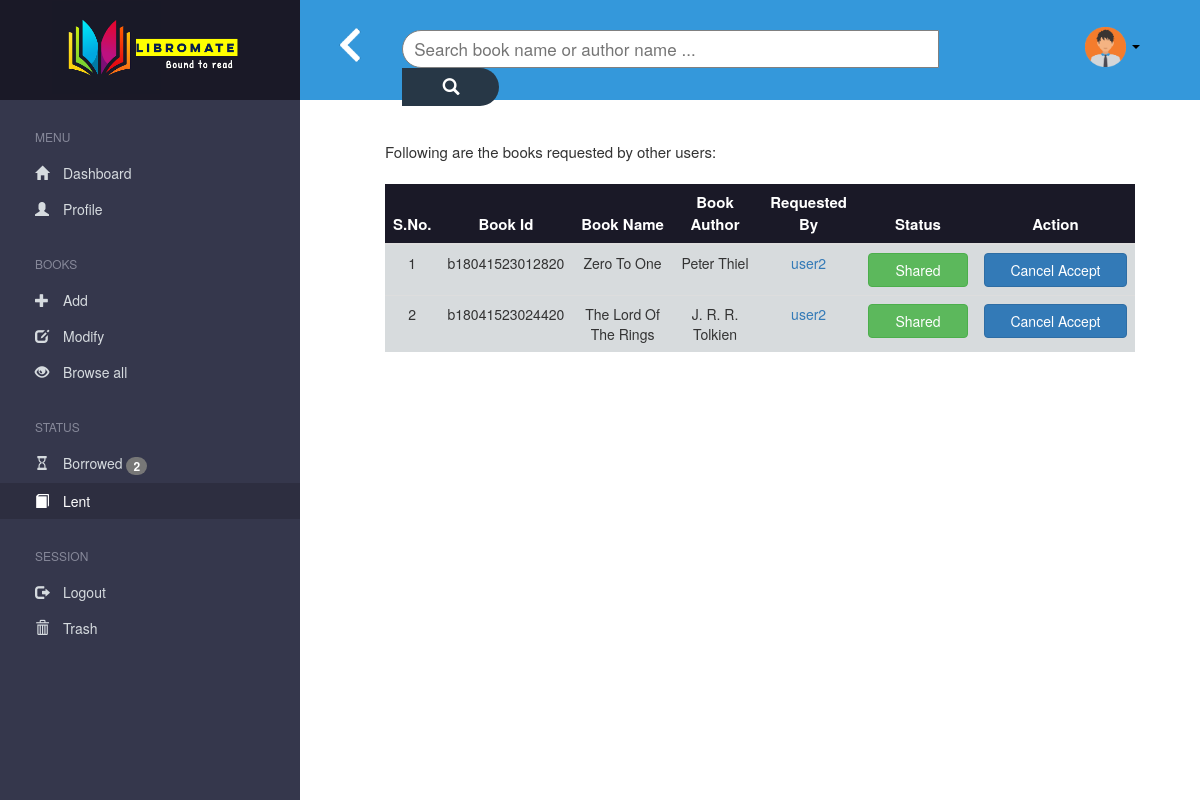
Screenshot of /lent.php (signed in) with the database file from the repository.
### tables this page shows
CREATE TABLE `requests` (
  `bid` varchar(15) DEFAULT NULL,
  `from_user` varchar(15) NOT NULL,
  `to_user` varchar(15) NOT NULL,
  `sn` tinyint(1) DEFAULT '0',
  `rn` tinyint(1) DEFAULT '0',
  `status` char(1) DEFAULT '0',
  KEY `bid` (`bid`),
  KEY `from_user` (`from_user`),
  KEY `to_user` (`to_user`),
  CONSTRAINT `requests_ibfk_1` FOREIGN KEY (`bid`) REFERENCES `books` (`bid`),
  CONSTRAINT `requests_ibfk_2` FOREIGN KEY (`from_user`) REFERENCES `users` (`id`),
  CONSTRAINT `requests_ibfk_3` FOREIGN KEY (`to_user`) REFERENCES `users` (`id`)
);

CREATE TABLE `books` (
  `bid` varchar(15) NOT NULL,
  `bname` varchar(40) NOT NULL,
  `author` varchar(30) NOT NULL,
  `owner` varchar(15) NOT NULL,
  `trash` tinyint(1) DEFAULT '0',
  PRIMARY KEY (`bid`),
  KEY `owner` (`owner`),
  CONSTRAINT `books_ibfk_1` FOREIGN KEY (`owner`) REFERENCES `users` (`id`)
);

CREATE TABLE `users` (
  `id` varchar(15) NOT NULL,
  `name` varchar(30) NOT NULL,
  `username` varchar(20) NOT NULL,
  `password` varchar(32) NOT NULL,
  `mobile` bigint(20) NOT NULL,
  `email` varchar(30) NOT NULL,
  `level` tinyint(1) NOT NULL DEFAULT '0',
  `points` smallint(6) DEFAULT '10',
  PRIMARY KEY (`id`)
);

### count.php (called while the page is built, shortened)
<?php
    require_once('db_connect.php');
    $query = "select count(*) from requests where from_user='" . $_SESSION['user_id'] . "' and sn=1";
    $result = mysqli_query($link,$query);
    $row = mysqli_fetch_array($result);
    $borrow = $row['count(*)'];
?>

### lent.php (the view, shortened to what this page needs)
<?php
	include 'count.php';
?>
<!DOCTYPE html>
<html lang="en">
	<head>
	    <link rel="stylesheet" href="https://maxcdn.bootstrapcdn.com/bootstrap/3.3.7/css/bootstrap.min.css">
	    <link rel="stylesheet" type="text/css" href="CSS/style.css">
	</head>
	<body>
		<div class="container-fluid">
			<div class="row">
				<div class="col-md-3">
					<div class="row">
        				<div class="col-md-3" align="center" style="background-color:#1A1927;position:fixed">
        					<a href="dashboard.php"><img src="Images/logo.png" style="height:100px;"></a>
        				</div>
        				<div id="dashboard_left_col" style="padding-top:100px">
					        <ul>
								<br>
					            <p>MENU</p>
					            <li><a href="dashboard.php">
					                <span class="glyphicon glyphicon-home"></span>&emsp;Dashboard</a>
					            </li>
					            <li><a href="profile.php">
					                <span class="glyphicon glyphicon-user"></span>&emsp;Profile</a>
					            </li>
								<br>
					            <p>BOOKS</p>
					            <li><a href="add.php">
					                <span class="glyphicon glyphicon-plus"></span>&emsp;Add</a>
					            </li>
					            <li><a href="modify.php">
					                <span class="glyphicon glyphicon-edit"></span>&emsp;Modify</a>
					            </li>
								<li><a href="browse.php">
					                <span class="glyphicon glyphicon-eye-open"></span>&emsp;Browse all</a>
					            </li>
								<br>
								<p>STATUS</p>
					            <li><a href="borrow.php">
					            		<span class="glyphicon glyphicon-hourglass"></span>&emsp;Borrowed
									 	<?php
									 		if($borrow!=0) {
												echo "<span class='badge'>$borrow</span>";
									 		}
									 	?>
								 	</a>
					            </li>
					            <li><a href="lent.php" class="active">
					                	<span class="glyphicon glyphicon-book"></span>&emsp;Lent
									</a>
					            </li>
					            <br>
					            <p>SESSION</p>
					            <li><a href="logout.php">
					                <span class="glyphicon glyphicon-log-out"></span>&emsp;Logout</a>
					            </li>
					            <li><a href="trash.php">
					                <span class="glyphicon glyphicon-trash"></span>&emsp;Trash</a>
					            </li>
					        </ul>
					    </div>
					</div>
				</div>
				<?php
					include "topnav.php";
				?>
						<div class="container-fluid">
							<br>
							<div style="font-size:15px;padding-left: 70px">
								<?php
					                require_once('db_connect.php');
					                $query = "SELECT * FROM requests AS r, books AS b, users as u
											  WHERE b.bid=r.bid AND r.from_user=u.id AND r.to_user='" . $_SESSION['user_id'] . "'";
					                $result = mysqli_query($link,$query);
					                if(mysqli_num_rows($result)==0)
					                    echo nl2br("\nNo book share requests from others !!");
					                else
					                    echo nl2br("\nFollowing are the books requested by other users:");
					                echo nl2br("\n\n");
					            ?>
							</div>
							<div class="table-responsive" style="padding-left:70px;padding-right:50px">
				                <table class="table" align="center">
				    				<thead>
				      					<tr>
				            				<th>S.No.</th>
				            				<th>Book Id</th>
				            				<th>Book Name</th>
				            				<th>Book Author</th>
				            				<th>Requested By</th>
											<th>Status</th>
				            				<th>Action</th>
				        				</tr>
				    				</thead>
									<tbody>
					                    <?php
					                        $i=1;
					                        while($row = mysqli_fetch_array($result)) {
												if($row['rn'] == 1)
	 											   echo "<tr style='background-color:white'>";
	 										   	else
	 											   echo "<tr>";
												echo "<td>" . $i . "</td>";
					        	                echo "<td>" . $row["bid"] . "</td>";
					        	                echo "<td>" . $row["bname"] . "</td>";
					        	                echo "<td>" . $row["author"] . "</td>";
												if($row['status'] == 1) {
													$info_query = "SELECT * from users AS u,requests AS r,books AS b WHERE u.id='".$row['id']."' AND r.bid=b.bid";
													$info_result = mysqli_query($link,$info_query);
													$info = mysqli_fetch_array($info_result);
										?>
										<td>
											<a href='#' data-toggle='popover' data-trigger='focus' data-content="
											Email: <?php echo $info['email'] ?><br>
											Mobile: <?php echo $info['mobile']; ?>">
												<?php echo $info['name']; ?>
											</a>
										</td>
										<?php
												}
												else {
													echo "<td>" . $row["name"] . "</td>";
												}
												if($row["status"]==0) {
													echo "<td><button class='btn btn-warning' style='width:100px'>Pending</button></td>";
													echo "<td>
														 <a href='query.php?accept=" . $row['bid'] . "&from_user=" . $row['id'] . "'>
														 <input class='btn btn-primary' type='button' name='accept' value='Accept' style='width:70px'>
														 </a>
														 <a href='query.php?decline=" . $row["bid"] . "&from_user=" . $row['id'] . "'>
														 <input class='btn btn-primary' type='button' name='decline' value='Decline' style='width:70px'>
														 </a>
														 </td>";
												}
												else if($row["status"]==1) {
													echo "<td><button class='btn btn-success' style='width:100px'>Shared</button></td>";
													echo "<td><a href='query.php?cancel=" . $row['bid'] . "&from_user=" . $row['id'] . "'>
														  <input class='btn btn-primary' type='button' name='cancel' value='Cancel Accept' style='width:143px'>
														  </a></td>";
												}
												echo "</tr>";
					        	                ++$i;
					                        }
					                    ?>
									</tbody>
				                </table>
				            </div>
						</div>
				    </div>
				</div>
			</div>
		</div>
	</body>
</html>

### CSS/style.css (style rules this page uses)
#dashboard_left_col p { padding-left: 35px; padding-top:8px; color: #868899; font-size: 12px; }
#dashboard_left_col ul { list-style-type: none; margin: 0; padding: 0; width: 25%; background-color: #35374C; position: fixed; height: 100%; overflow: auto; font-size: 14px; }
#dashboard_left_col li a { display: block; color: #D6DBDF; padding: 8px 35px; text-decoration: none; }
#dashboard_left_col li a.active { background-color: #2D2E40; color: white; text-decoration: none; }
.table-responsive { max-height: 450px; }
.table { background-color: #D7DBDD; }
thead { background-color: #1A1927; color: white; }
tbody { overflow:auto; }
th { font-size: 15px; text-align: center; vertical-align: middle; }
td { font-size: 14px; text-align: center; vertical-align: middle; }

### rows the page displays
requests: bid.bid "b18041523012820", bid.bname "Zero To One", bid.author "Peter Thiel", from_user.name "user2"
requests: bid.bid "b18041523024420", bid.bname "The Lord Of The Rings", bid.author "J. R. R. Tolkien", from_user.name "user2"

### other values shown
$borrow "2"
